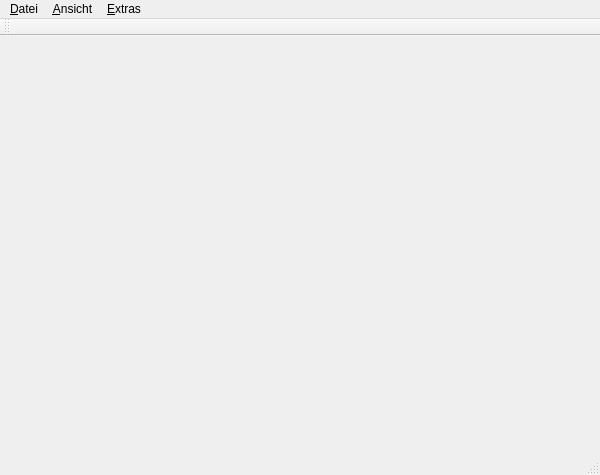
<?xml version="1.0" encoding="UTF-8"?>
<ui version="4.0">
 <class>MainWindow</class>
 <widget class="QMainWindow" name="MainWindow">
  <property name="geometry">
   <rect>
    <x>0</x>
    <y>0</y>
    <width>600</width>
    <height>475</height>
   </rect>
  </property>
  <property name="windowTitle">
   <string>LDR</string>
  </property>
  <widget class="QWidget" name="centralWidget"/>
  <widget class="QMenuBar" name="menuBar">
   <property name="geometry">
    <rect>
     <x>0</x>
     <y>0</y>
     <width>600</width>
     <height>21</height>
    </rect>
   </property>
   <widget class="QMenu" name="menu_Datei">
    <property name="title">
     <string>&amp;Datei</string>
    </property>
    <addaction name="action_ffnen"/>
    <addaction name="action_Beenden"/>
   </widget>
   <widget class="QMenu" name="menu_Ansicht">
    <property name="title">
     <string>&amp;Ansicht</string>
    </property>
    <widget class="QMenu" name="menu_Stil">
     <property name="title">
      <string>&amp;Stil</string>
     </property>
     <addaction name="action_Qt"/>
     <addaction name="action_Primary_Colors"/>
     <addaction name="action_Digia"/>
     <addaction name="action_Stone_Moss"/>
     <addaction name="action_Army_Blue"/>
     <addaction name="action_Retro"/>
     <addaction name="action_Ebony"/>
     <addaction name="action_Isabelle"/>
    </widget>
    <addaction name="menu_Stil"/>
    <addaction name="action_Hintergrund_darstellen"/>
    <addaction name="action_Gitter_darstellen"/>
   </widget>
   <widget class="QMenu" name="menu_Extras">
    <property name="title">
     <string>&amp;Extras</string>
    </property>
    <widget class="QMenu" name="menu_Sprache">
     <property name="title">
      <string>&amp;Sprache</string>
     </property>
     <addaction name="action_Englisch"/>
     <addaction name="action_Deutsch"/>
     <addaction name="action_Franz_sisch"/>
    </widget>
    <addaction name="action_ber"/>
    <addaction name="separator"/>
    <addaction name="menu_Sprache"/>
   </widget>
   <addaction name="menu_Datei"/>
   <addaction name="menu_Ansicht"/>
   <addaction name="menu_Extras"/>
  </widget>
  <widget class="QToolBar" name="mainToolBar">
   <attribute name="toolBarArea">
    <enum>TopToolBarArea</enum>
   </attribute>
   <attribute name="toolBarBreak">
    <bool>false</bool>
   </attribute>
  </widget>
  <widget class="QStatusBar" name="statusBar"/>
  <action name="action_ffnen">
   <property name="text">
    <string>&amp;Öffnen</string>
   </property>
   <property name="shortcut">
    <string>Ctrl+O</string>
   </property>
  </action>
  <action name="action_Beenden">
   <property name="text">
    <string>&amp;Beenden</string>
   </property>
   <property name="shortcut">
    <string>Ctrl+Q</string>
   </property>
  </action>
  <action name="action_Qt">
   <property name="checkable">
    <bool>true</bool>
   </property>
   <property name="text">
    <string>&amp;default</string>
   </property>
  </action>
  <action name="action_Primary_Colors">
   <property name="checkable">
    <bool>true</bool>
   </property>
   <property name="text">
    <string>&amp;Primary Colors</string>
   </property>
  </action>
  <action name="action_Digia">
   <property name="checkable">
    <bool>true</bool>
   </property>
   <property name="text">
    <string>&amp;Digia</string>
   </property>
  </action>
  <action name="action_Stone_Moss">
   <property name="checkable">
    <bool>true</bool>
   </property>
   <property name="text">
    <string>&amp;Stone Moss</string>
   </property>
  </action>
  <action name="action_Army_Blue">
   <property name="checkable">
    <bool>true</bool>
   </property>
   <property name="text">
    <string>&amp;Army Blue</string>
   </property>
  </action>
  <action name="action_Retro">
   <property name="checkable">
    <bool>true</bool>
   </property>
   <property name="text">
    <string>&amp;Retro</string>
   </property>
  </action>
  <action name="action_Ebony">
   <property name="checkable">
    <bool>true</bool>
   </property>
   <property name="text">
    <string>&amp;Ebony</string>
   </property>
  </action>
  <action name="action_Isabelle">
   <property name="checkable">
    <bool>true</bool>
   </property>
   <property name="text">
    <string>&amp;Isabelle</string>
   </property>
  </action>
  <action name="action_ber">
   <property name="text">
    <string>&amp;Über LDR</string>
   </property>
  </action>
  <action name="action_Hintergrund_darstellen">
   <property name="checkable">
    <bool>true</bool>
   </property>
   <property name="checked">
    <bool>false</bool>
   </property>
   <property name="text">
    <string>&amp;Hintergrund darstellen</string>
   </property>
  </action>
  <action name="action_Gitter_darstellen">
   <property name="checkable">
    <bool>true</bool>
   </property>
   <property name="text">
    <string>&amp;Gitter darstellen</string>
   </property>
  </action>
  <action name="action_Englisch">
   <property name="checkable">
    <bool>true</bool>
   </property>
   <property name="text">
    <string>&amp;Englisch</string>
   </property>
  </action>
  <action name="action_Deutsch">
   <property name="checkable">
    <bool>true</bool>
   </property>
   <property name="text">
    <string>&amp;Deutsch</string>
   </property>
  </action>
  <action name="action_Franz_sisch">
   <property name="checkable">
    <bool>true</bool>
   </property>
   <property name="text">
    <string>&amp;Französisch</string>
   </property>
  </action>
 </widget>
 <layoutdefault spacing="6" margin="11"/>
 <resources/>
 <connections/>
</ui>
